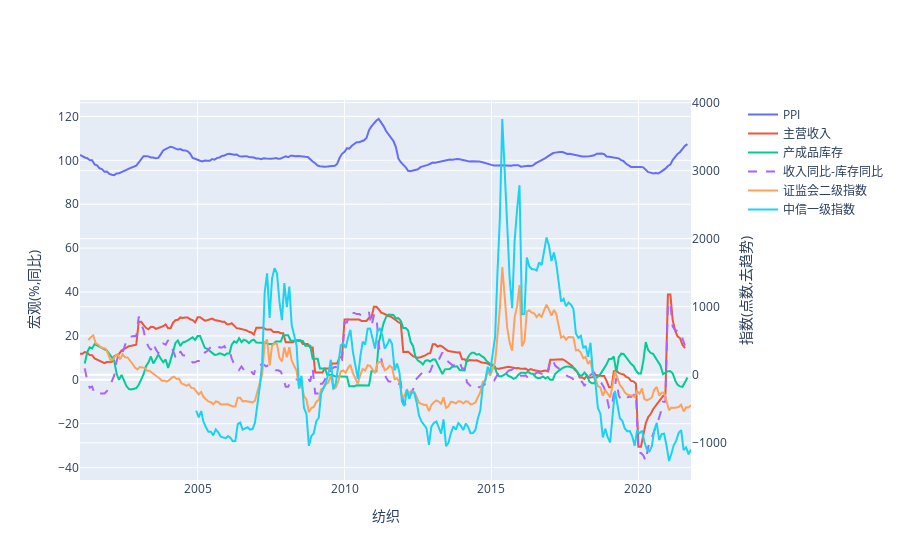

Write notebook code for a chart like this one.
### Markdown cell above
## 中游材料

### Code cell
compare_plot(ppi['纺织业'], income['纺织业'], stock['纺织业'], inc_stk['纺织业'],
             statistic_ind['纺织'], citic_ind['纺织服装'], title='纺织')

### Figure 1 — Plotly figure (JSON) as saved in the notebook; plotly's stock layout.template omitted (floating-point values rounded to 4 significant figures; data arrays with more than 128 entries replaced by an {"elided": "..."} marker saying what was removed)
{"data": [{"name": "PPI", "showlegend": true, "type": "scatter", "x": {"elided": "249 str values"}, "xaxis": "x", "y": {"elided": "249 float values"}, "yaxis": "y"}, {"name": "主营收入", "showlegend": true, "type": "scatter", "x": {"elided": "248 str values"}, "xaxis": "x", "y": {"elided": "248 float values"}, "yaxis": "y"}, {"name": "产成品库存", "showlegend": true, "type": "scatter", "x": {"elided": "244 str values"}, "xaxis": "x", "y": {"elided": "244 float values"}, "yaxis": "y"}, {"line": {"dash": "dash"}, "name": "收入同比-库存同比", "showlegend": true, "type": "scatter", "x": {"elided": "243 str values"}, "xaxis": "x", "y": {"elided": "243 float values"}, "yaxis": "y"}, {"name": "证监会二级指数", "showlegend": true, "type": "scatter", "x": {"elided": "247 str values"}, "xaxis": "x", "y": {"elided": "247 float values"}, "yaxis": "y2"}, {"name": "中信一级指数", "showlegend": true, "type": "scatter", "x": {"elided": "203 str values"}, "xaxis": "x", "y": {"elided": "203 float values"}, "yaxis": "y2"}], "layout": {"autosize": true, "xaxis": {"anchor": "y", "autorange": true, "domain": [0, 0.94], "range": ["2001-01-01", "2021-10-15"], "title": {"text": "纺织"}, "type": "date"}, "yaxis": {"anchor": "x", "autorange": true, "domain": [0, 1], "range": [-45.66, 127.5], "title": {"text": "宏观(%,同比)"}, "type": "linear"}, "yaxis2": {"anchor": "x", "autorange": true, "overlaying": "y", "range": [-1547.0, 4038.0], "side": "right", "title": {"text": "指数(点数,去趋势)"}, "type": "linear"}}}
